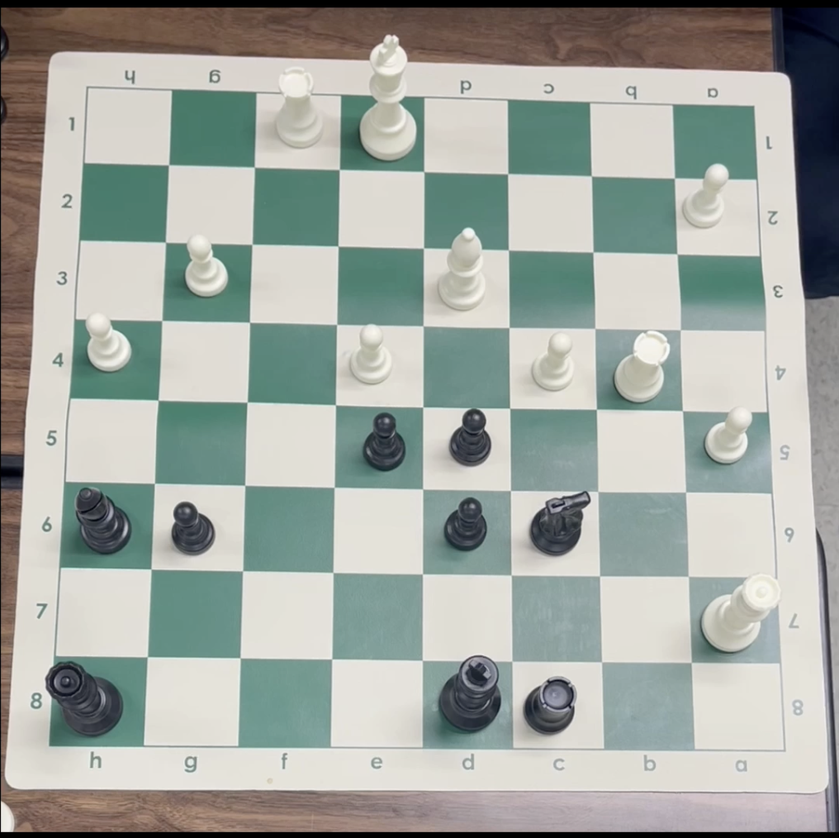
#> input picture datasets/sample_chess.png, 839 x 838 px, shrunk from 1016 x 1014 before the run; the run also reads 1 picture not shown here
$ jupyter execute --allow-errors chess_board_orientation_tesseract.ipynb
#> lines starting #> are read from the running program, lines starting #| are printed output that depends on the picture; after the words box and inside, x2 and y2 are one past the last pixel; in counts of white or black regions, pixels touching at a corner belong together
Setup

[cell 1]
import os
import sys
import cv2
import numpy as np
import glob
import matplotlib.pyplot as plt
import pytesseract
from pytesseract import Output

[cell 2]
def dataset_path(path):
  cwd = os.getcwd()
  return os.path.join(cwd, '../../datasets', path)

[cell 3]
def show_cv2_image(image, title='image'):
  plt.figure()
  plt.title(title)
  plt.imshow(cv2.cvtColor(image, cv2.COLOR_BGR2RGB))

Get Images

[cell 4]
show_cv2_image(cv2.imread(dataset_path('sample_chess.png')), "sample screenshot")
#> in show_cv2_image, image is the input picture: shape (838, 839, 3); mean B, G, R 161.4, 167.8, 162.2

OCR

[cell 5]
def ocr_image(image):
  d = pytesseract.image_to_data(image, output_type=Output.DICT, config=("-c tessedit"
                  "_char_whitelist=abcdefghijklmnopqrstuvwxyzABCDEFGHIJKLMNOPQRSTUVWXYZ0123456789"
                  " --psm 6"
                  " -l osd"
                  " "))

  return d

[cell 6]
ocr_image(cv2.imread(dataset_path('crop_scaled.png')))
#> (the call stopped at in ocr_image, `d = pytesseract.image_to_data(image, output_type=Output.DICT, config=(..`: pytesseract is not available in this run)

[cell 7]
def draw_box(image, x, y, w, h):
  cv2.rectangle(image, (x, y), (x+w, y+h), (0, 255, 0), 2)

[cell 8]
def show_image_with_ocr(image):
  result = ocr_image(image)

  if len(image.shape) == 2:
    image = cv2.cvtColor(image, cv2.COLOR_GRAY2BGR)


  for i in range(len(result['text'])):
    if int(result['conf'][i]) > 0:
      x = result['left'][i]
      y = result['top'][i]
      w = result['width'][i]
      h = result['height'][i]
      draw_box(image, x, y, w, h)

  show_cv2_image(image, "ocr result")

def show_image_with_ocr_labelled(image):
  result = ocr_image(image)

  if len(image.shape) == 2:
    image = cv2.cvtColor(image, cv2.COLOR_GRAY2BGR)

  for i in range(len(result['text'])):
    if int(result['conf'][i]) > 0:
      x = result['left'][i]
      y = result['top'][i]
      w = result['width'][i]
      h = result['height'][i]
      draw_box(image, x, y, w, h)
      cv2.putText(image, result['text'][i], (x, y-10), cv2.FONT_HERSHEY_SIMPLEX, 0.9, (36,255,12), 2)

  show_cv2_image(image, "ocr result")

[cell 9]
show_image_with_ocr(dataset_path('only_numbers.png'))
#> (the call stopped at in ocr_image, `d = pytesseract.image_to_data(image, output_type=Output.DICT, config=(..`: pytesseract is not available in this run)

[cell 10]
show_image_with_ocr_labelled(cv2.imread(dataset_path('only_numbers.png')))
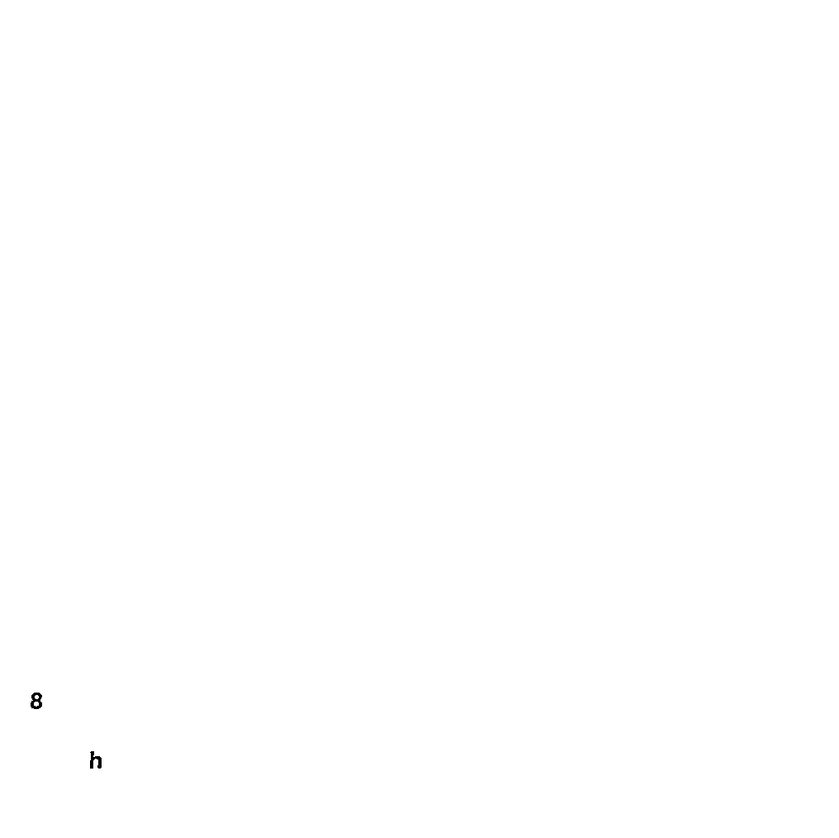
#> input picture datasets/only_numbers.png, 839 x 838 px, shrunk from 1016 x 1014 before the run
#> (the call stopped at in ocr_image, `d = pytesseract.image_to_data(image, output_type=Output.DICT, config=(..`: pytesseract is not available in this run)

OCR With Our Images

[cell 11]
# Function to compute the intersection of two lines
def compute_intersection(line1, line2):
    rho1, theta1 = line1
    rho2, theta2 = line2

    # Calculate the intersection of two lines
    A = np.array([[np.cos(theta1), np.sin(theta1)], [np.cos(theta2), np.sin(theta2)]])
    b = np.array([rho1, rho2])

    # Solve the linear system to find the intersection point
    intersection = np.linalg.solve(A, b)
    return int(intersection[0]), int(intersection[1])

[cell 12]
def draw_black_board_boundaries(image):
  # Convert the image to HSV color space
  hsv = cv2.cvtColor(image, cv2.COLOR_BGR2HSV)
#> hsv: shape (838, 839, 3); mean H, S, V 47.7, 37.5, 172.7

  # Define the range of green color in HSV
  lower_green = np.array([40, 25, 40])   # Lower bound of green in HSV
  upper_green = np.array([100, 200, 200]) # Upper bound of green in HSV

  # Threshold the image to get only the green color
  mask = cv2.inRange(hsv, lower_green, upper_green)
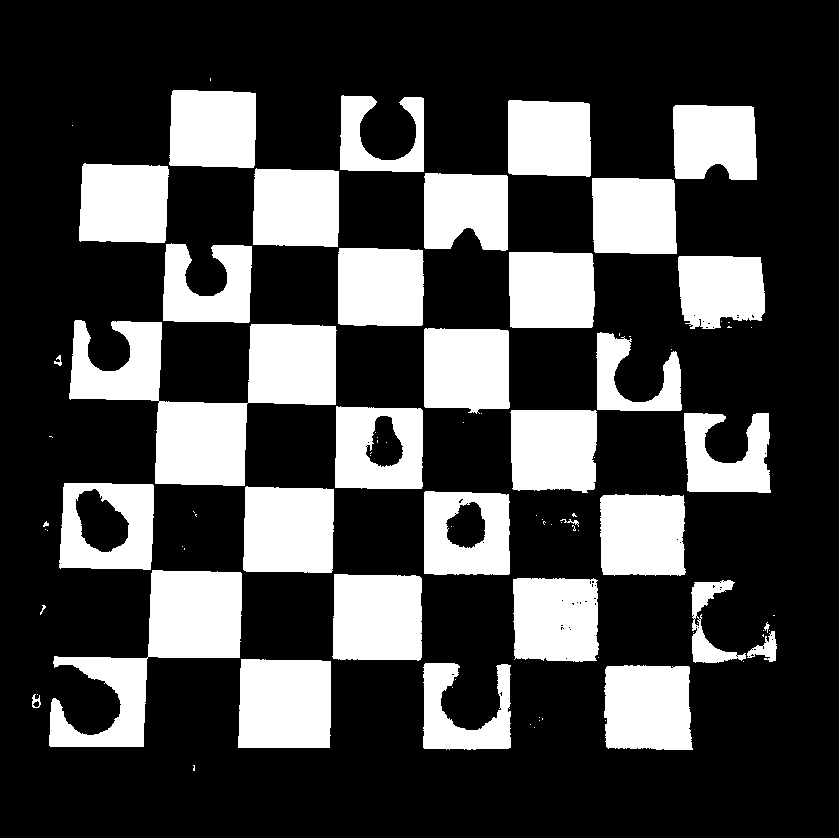
#> mask: shape (838, 839); 27.3% white; 88 white regions (52 under 20 px)

  # Find contours
  contours, _ = cv2.findContours(mask, cv2.RETR_EXTERNAL, cv2.CHAIN_APPROX_SIMPLE)
#> contours = 80 contours, 47 with area under 20; largest, box (x1, y1, x2, y2) and area: (69, 320, 337, 486) 19012, (49, 570, 242, 747) 12670, (238, 659, 331, 748) 7870, (59, 483, 154, 570) 7627, (243, 486, 334, 573) 7374

  # Create a black canvas to draw contours
  contour_image = np.zeros_like(mask)

  # Draw the contours on the black canvas (255 for white contours)
  cv2.drawContours(contour_image, contours, -1, (255), 1)
#> contour_image: shape (838, 839); 1.7% white in thin lines or dots, all inside (x1, y1, x2, y2) = (32, 78, 777, 771)

  # Apply the Canny edge detector on the contour image
  edges = cv2.Canny(contour_image, 50, 150, apertureSize=3)
#> edges: shape (838, 839); 3.2% white in thin lines or dots, all inside (x1, y1, x2, y2) = (31, 77, 778, 771)

  # Apply Hough Line Transform to find lines in the edge-detected image
  lines = cv2.HoughLines(edges, 1, np.pi / 180, threshold=100)
#> lines = 167 rows, first 8: [423, 0], [400, 1.59], [567, 1.59], [342, 0.0175], [425, 0], [180, 0.0524], [178, 0.0524], [261, 0.0349]

  # Separate the lines into vertical and horizontal based on their angle (theta)
  vertical_lines = []
  horizontal_lines = []

  # Find vertical and horizontal lines
  if lines is not None:
    for rho, theta in lines[:, 0]:
      # Identify vertical lines (theta near 0 or 180 degrees)
      if np.abs(theta) < np.pi / 180 * 10 or np.abs(theta - np.pi) < np.pi / 180 * 10:
        vertical_lines.append((rho, theta))
      # Identify horizontal lines (theta near 90 degrees)
      elif np.abs(theta - np.pi / 2) < np.pi / 180 * 10:
        horizontal_lines.append((rho, theta))
#> this loop made 167 passes
#> after the loop, horizontal_lines = 83 pairs, first value 82 to 747, second value 1.54 to 1.62; vertical_lines = 84 pairs, first value -751 to 602, second value 0 to 3.12

  # Create an empty list to store intersection points
  intersection_points = []

  # Find intersection points between vertical and horizontal lines
  for v_line in vertical_lines:
    for h_line in horizontal_lines:
      intersection = compute_intersection(v_line, h_line)
      intersection_points.append(intersection)
#> this loop made 84 passes
#> v_line on passes 3 to 10: (425, 0), (180, 0.0524), (178, 0.0524), (261, 0.0349), (509, 0), (256, 0.0175), (173, 0.0349), (-588, 3.12)

  # Create an empty image to draw the intersection points
  intersection_image = np.zeros_like(image)
#> intersection_image: shape (838, 839, 3); every value is 0

  # Draw the intersection points on the image (red points)
  for point in intersection_points:
    cv2.circle(intersection_image, point, 10, (0, 0, 255), -1)  # Red circle at intersection points
#> this loop made 6972 passes
#> point on passes 1 to 3: (423, 407), (423, 574), (423, 658)
#> intersection_image: shape (838, 839, 3); mean B, G, R 0, 0, 35.2

  # Convert the intersection image to grayscale
  grayscale_image = cv2.cvtColor(intersection_image, cv2.COLOR_BGR2GRAY)
#> grayscale_image: shape (838, 839); values 0 (black) and 76 (white), 13.8% white; 81 white regions, largest, box (x1, y1, x2, y2) and area: (215, 221, 267, 269) 2212, (670, 452, 710, 515) 2169, (673, 641, 725, 684) 1935

  # Find contours of the red intersection points (non-zero pixels)
  contours, _ = cv2.findContours(grayscale_image, cv2.RETR_EXTERNAL, cv2.CHAIN_APPROX_SIMPLE)

  # Create an empty black image to draw the center points
  center_image = np.copy(image)

  # List to store the center points' coordinates
  center_points = []

  # Iterate over each contour and find the centroid (center point)
  for contour in contours:
    # Calculate the moments of the contour
    moments = cv2.moments(contour)

    # Calculate the centroid (center) of the contour
    if moments['m00'] != 0:
      cx = int(moments['m10'] / moments['m00'])
      cy = int(moments['m01'] / moments['m00'])

      # Draw the center point (blue) on the original image
      cv2.circle(center_image, (cx, cy), 5, (255, 0, 0), -1)  # Blue circle at center

      # Store the center coordinates in the list
      center_points.append((cx, cy))
#> this loop made 81 passes
#> center_image: shape (838, 839, 3); 0.93% of pixels changed, all inside (x1, y1, x2, y2) = (42, 83, 783, 757)
  center_points = sorted(center_points, key=lambda x: sum(x))

  # Step 1: Find the convex hull of the center points
  center_points_np = np.array(center_points, dtype=np.int32)  # Convert to NumPy array
  hull = cv2.convexHull(center_points_np)  # Compute convex hull

  # Step 2: Create a mask for the filled polygon
  mask = np.zeros_like(image, dtype=np.uint8)  # Create a ~~black~~ white mask with the same dimensions as the image
  cv2.fillPoly(mask, [hull], (255, 255, 255))  # Draw the filled polygon on the mask
#> mask: shape (838, 839, 3); 64.9% white; 1 black region, box (x1, y1, x2, y2) and area: (0, 0, 839, 838) 246470

  # Step 3: Invert the mask to isolate the region outside the polygon
  inverted_mask = cv2.bitwise_not(mask)  # Invert the mask (white becomes black and vice versa)

  # Step 4: Apply the inverted mask to the original image
  result_image = cv2.bitwise_and(image, inverted_mask)  # Keep the border as in the original image

  return result_image

[cell 13]
show_cv2_image(draw_black_board_boundaries(cv2.imread(dataset_path('sample_chess.png'))))

[cell 14]
def draw_white_board_boundaries(image):
    # Convert the image to HSV color space
    hsv = cv2.cvtColor(image, cv2.COLOR_BGR2HSV)

    # Define the range of green color in HSV
    lower_green = np.array([40, 25, 40])  # Lower bound of green in HSV
    upper_green = np.array([100, 200, 200])  # Upper bound of green in HSV

    # Threshold the image to get only the green color
    mask = cv2.inRange(hsv, lower_green, upper_green)

    # Find contours
    contours, _ = cv2.findContours(mask, cv2.RETR_EXTERNAL, cv2.CHAIN_APPROX_SIMPLE)

    # Create a black canvas to draw contours
    contour_image = np.zeros_like(mask)

    # Draw the contours on the black canvas (255 for white contours)
    cv2.drawContours(contour_image, contours, -1, (255), 1)

    # Apply the Canny edge detector on the contour image
    edges = cv2.Canny(contour_image, 50, 150, apertureSize=3)

    # Apply Hough Line Transform to find lines in the edge-detected image
    lines = cv2.HoughLines(edges, 1, np.pi / 180, threshold=100)

    # Separate the lines into vertical and horizontal based on their angle (theta)
    vertical_lines = []
    horizontal_lines = []

    # Find vertical and horizontal lines
    if lines is not None:
        for rho, theta in lines[:, 0]:
            # Identify vertical lines (theta near 0 or 180 degrees)
            if np.abs(theta) < np.pi / 180 * 10 or np.abs(theta - np.pi) < np.pi / 180 * 10:
                vertical_lines.append((rho, theta))
            # Identify horizontal lines (theta near 90 degrees)
            elif np.abs(theta - np.pi / 2) < np.pi / 180 * 10:
                horizontal_lines.append((rho, theta))

    # Create an empty list to store intersection points
    intersection_points = []

    # Find intersection points between vertical and horizontal lines
    for v_line in vertical_lines:
        for h_line in horizontal_lines:
            intersection = compute_intersection(v_line, h_line)
            intersection_points.append(intersection)
#> this loop made 84 passes

    # Create an empty image to draw the intersection points
    intersection_image = np.zeros_like(image)

    # Draw the intersection points on the image (red points)
    for point in intersection_points:
        cv2.circle(intersection_image, point, 10, (0, 0, 255), -1)  # Red circle at intersection points

    # Convert the intersection image to grayscale
    grayscale_image = cv2.cvtColor(intersection_image, cv2.COLOR_BGR2GRAY)

    # Find contours of the red intersection points (non-zero pixels)
    contours, _ = cv2.findContours(grayscale_image, cv2.RETR_EXTERNAL, cv2.CHAIN_APPROX_SIMPLE)

    # Create an empty black image to draw the center points
    center_image = np.copy(image)

    # List to store the center points' coordinates
    center_points = []

    # Iterate over each contour and find the centroid (center point)
    for contour in contours:
        # Calculate the moments of the contour
        moments = cv2.moments(contour)

        # Calculate the centroid (center) of the contour
        if moments['m00'] != 0:
            cx = int(moments['m10'] / moments['m00'])
            cy = int(moments['m01'] / moments['m00'])

            # Draw the center point (blue) on the original image
            cv2.circle(center_image, (cx, cy), 5, (255, 0, 0), -1)  # Blue circle at center

            # Store the center coordinates in the list
            center_points.append((cx, cy))
    center_points = sorted(center_points, key=lambda x: sum(x))

    # Step 1: Find the convex hull of the center points
    center_points_np = np.array(center_points, dtype=np.int32)  # Convert to NumPy array
    hull = cv2.convexHull(center_points_np)  # Compute convex hull

    # Step 2: Create a mask for the filled polygon
    mask = np.ones_like(image, dtype=np.uint8) * 255  # Create a white mask with the same dimensions as the image
    cv2.fillPoly(mask, [hull], (0, 0, 0))  # Draw the filled polygon in black on the mask

    image[mask == 0] = 255
    result_image = image

    return result_image

[cell 15]
show_cv2_image(draw_white_board_boundaries(cv2.imread(dataset_path('sample_chess.png'))))

[cell 16]
def process_image(image):
  processed_image = draw_white_board_boundaries(image)
#> the loop in draw_white_board_boundaries (call 2), `for rho, theta in lines[:, 0]:` made 167 passes
#> the loop in draw_white_board_boundaries (call 2), `for v_line in vertical_lines:` made 84 passes
#> the loop in draw_white_board_boundaries (call 2), `for point in intersection_points:` made 6972 passes
#> the loop in draw_white_board_boundaries (call 2), `for contour in contours:` made 81 passes

  result = processed_image
  return result

[cell 17]
show_image_with_ocr_labelled(process_image(cv2.imread(dataset_path('sample_chess.png'))))
#> (the call stopped at in ocr_image, `d = pytesseract.image_to_data(image, output_type=Output.DICT, config=(..`: pytesseract is not available in this run)

[cell 18]
show_image_with_ocr_labelled(cv2.imread(dataset_path('white_overlay.png')))
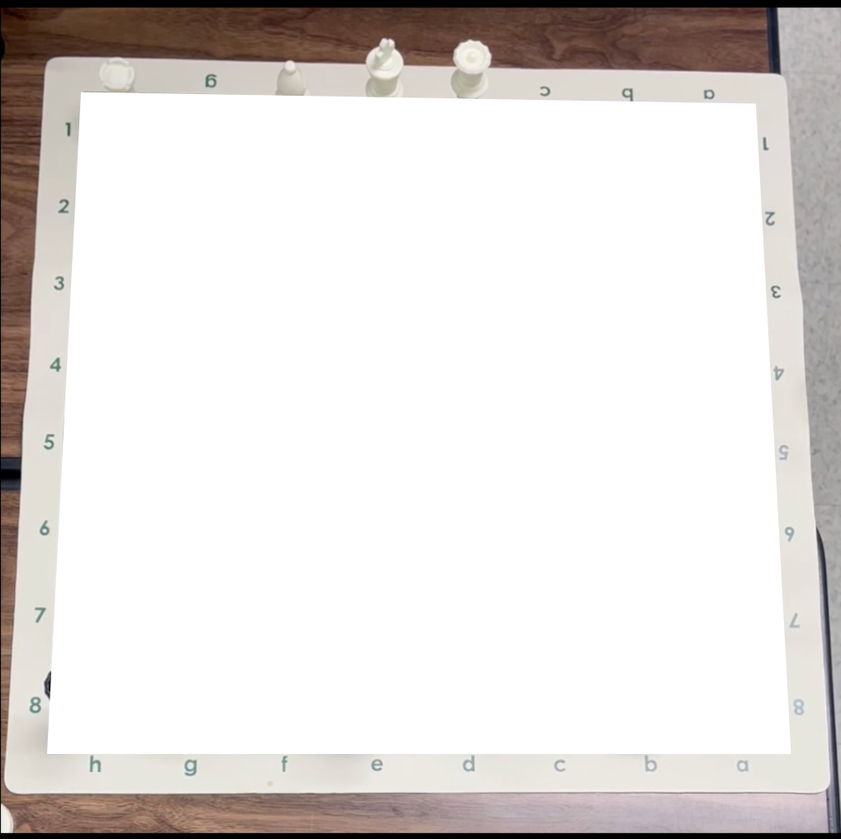
#> input picture datasets/white_overlay.png, 841 x 839 px, shrunk from 1018 x 1016 before the run
#> (the call stopped at in ocr_image, `d = pytesseract.image_to_data(image, output_type=Output.DICT, config=(..`: pytesseract is not available in this run)

[cell 19]
show_image_with_ocr_labelled(cv2.imread(dataset_path('only_numbers.png')))
#> (the call stopped at in ocr_image, `d = pytesseract.image_to_data(image, output_type=Output.DICT, config=(..`: pytesseract is not available in this run)

detect chessboard orientation

#> (a cell that did not finish here is left out)

[cell 21]
show_cv2_image(process_image(cv2.imread(dataset_path('sample_chess.png'))), "processed image")
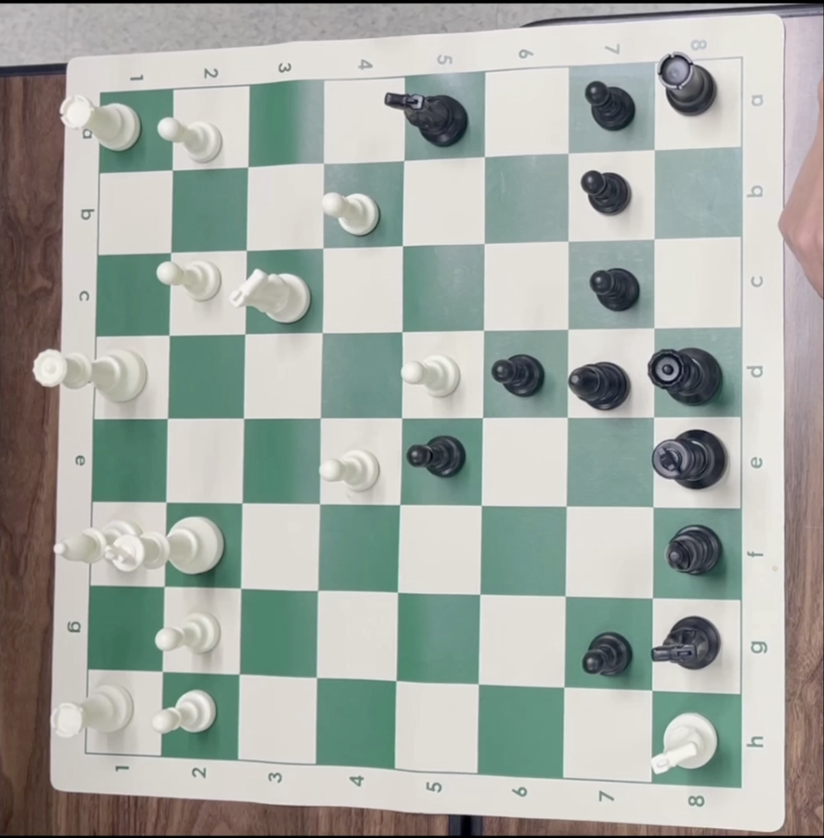
#> input picture datasets/Chess/Screenshot 2567-12-07 at 21.27.26.png, 824 x 838 px, shrunk from 998 x 1014 before the run

#> (a cell that did not finish here is left out)

#> (a cell that did not finish here is left out)

[cell 24]
def rotate_test(image):
  images = [image]
  # rotate
  image = cv2.rotate(image, cv2.ROTATE_90_CLOCKWISE)
#> image: shape (824, 838, 3)
  images.append(image)

  # flip
  image = cv2.flip(image, 1)
  images.append(image)

  # rotate
  image = cv2.rotate(image, cv2.ROTATE_90_CLOCKWISE)
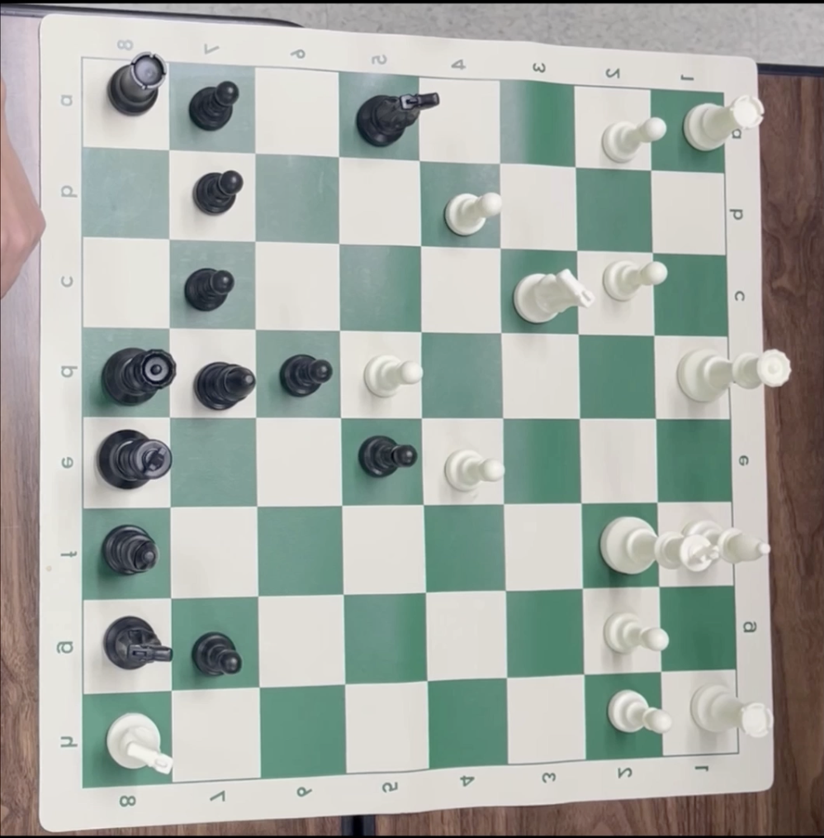
#> image: shape (838, 824, 3); mean of channels 0, 1, 2 164.3, 170.5, 164.8; drawn as B, G, R

  images.append(image)

  has_detected = False
  # detect orientation
  for i, image in enumerate(images):
    result = detect_chessboard_orientation(process_image(image))
    if result[0]:
      has_detected = True
#> this loop made 1 pass
#> further down, image is the input picture: shape (838, 824, 3); mean B, G, R 164.3, 170.5, 164.8

  if not has_detected:
    show_image_with_ocr_labelled(images[0])

[cell 25]
image_paths = glob.glob(dataset_path('chess/*'))

#> (a cell that did not finish here is left out)
